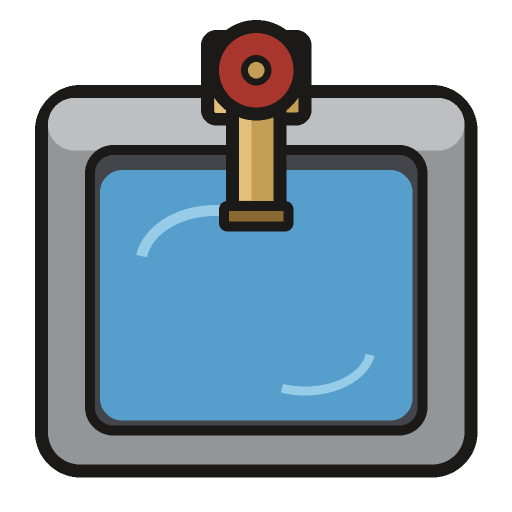
#> input picture drawings/BottleTap-large.png, 1024 x 1024 px (shown at 1/2 size)
$ python -i make_preview.py   (imports and definitions only)
#> lines starting #> are read from the running program, lines starting #| are printed output that depends on the picture
#> further down, picture is the input picture: PIL image 1024x1024 RGBA; mean R, G, B, A 65.9, 84.5, 96.4, 173.4
"""Make a mod's Workshop preview from a generated background: the house layout, with the name added by script, never generated.

    python scripts/art/make_preview.py BACKGROUND "Medical Equipment" "Oxygen and burn care for your hospital" OUT.png

The background is cropped to 16:9 from its centre and scaled to 640 x 360, Steam's usual preview size. The lower third is darkened
with a gradient and every letter has a thin dark edge, so the text reads on any picture; "D'thorga" sits small above the mod's name, and an optional line below it. The
fonts are Windows' Arial, rendered to pixels (agent default for the house layout, for the owner to change). Needs Pillow.
"""
import argparse
from pathlib import Path

from PIL import Image, ImageDraw, ImageFont

SIZE = (640, 360)
HOUSE = "D'thorga"
INK = (238, 236, 230, 255)
ACCENT = (214, 170, 92, 255)  # Brass, the house colour on the water tap and the hyperbaric door.
SUB_INK = (186, 196, 204, 255)
SHADE_FROM = 0.52  # Where the darkening starts, as a fraction of the height.
SHADE_MAX = 225
OUTLINE = (10, 12, 14, 255)  # A thin dark edge on every letter, so the text reads on a light background too (7 Nov 2026).
OUTLINE_WIDTH = 2


def font(names, size):
    for name in names:
        try:
            return ImageFont.truetype(name, size)
        except OSError:
            continue
    return ImageFont.load_default()


def cover(image, size=SIZE):
    """Crop to the target's shape from the centre, then scale: nothing is stretched."""
#> called with size = (640, 360)
    width, height = image.size
#> width = 1024; height = 1024
    target = size[0] / size[1]
    if width / height > target:
        new_width = round(height * target)
        left = (width - new_width) // 2
        image = image.crop((left, 0, left + new_width, height))
    else:
        new_height = round(width / target)
#> new_height = 576
        top = (height - new_height) // 2
#> top = 224
        image = image.crop((0, top, width, top + new_height))
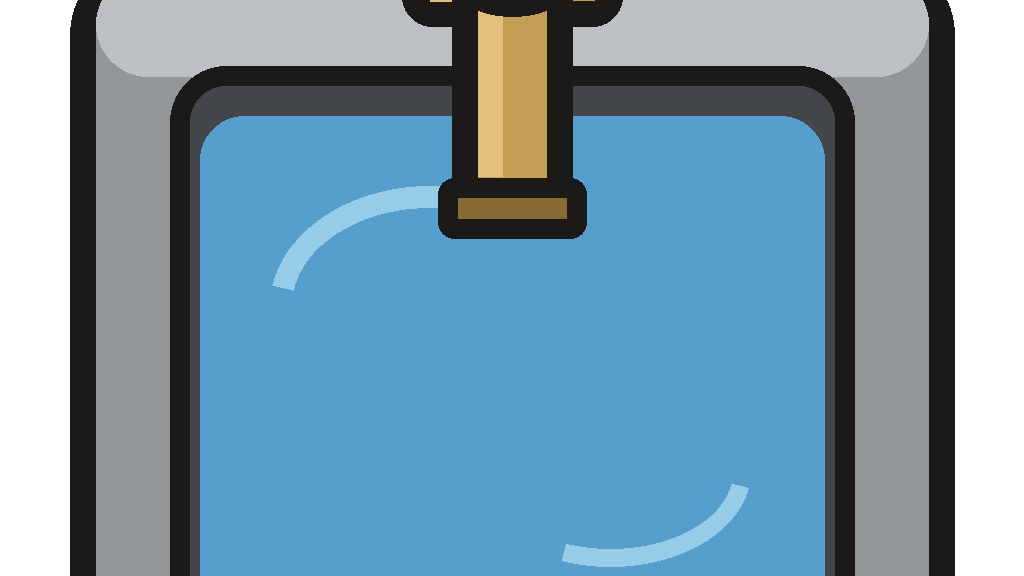
#> image: PIL image 1024x576 RGBA; mean R, G, B, A 84.7, 117.3, 136.9, 220.3; transparent parts drawn white
    return image.resize(size, Image.LANCZOS)


def shade(image):
    """Darken the lower part, from nothing at SHADE_FROM to SHADE_MAX at the bottom edge."""
    width, height = image.size
    overlay = Image.new('RGBA', image.size, (0, 0, 0, 0))
    draw = ImageDraw.Draw(overlay)
    start = int(height * SHADE_FROM)
    for y in range(start, height):
        draw.line((0, y, width, y), fill=(10, 12, 14, int(SHADE_MAX * (y - start) / max(1, height - start))))
    return Image.alpha_composite(image, overlay)


def make_preview(background, title, subtitle=''):
    image = shade(cover(background.convert('RGBA')))
    draw = ImageDraw.Draw(image)
    bold = ['arialbd.ttf', 'DejaVuSans-Bold.ttf']
    plain = ['arial.ttf', 'DejaVuSans.ttf']
    left, bottom = 28, SIZE[1] - 26
    if subtitle:
        draw.text((left, bottom), subtitle, font=font(plain, 20), fill=SUB_INK, anchor='ls', stroke_width=OUTLINE_WIDTH, stroke_fill=OUTLINE)
        bottom -= 34
    draw.text((left, bottom), title, font=font(bold, 42), fill=INK, anchor='ls', stroke_width=OUTLINE_WIDTH, stroke_fill=OUTLINE)
    draw.text((left + 2, bottom - 50), HOUSE, font=font(bold, 20), fill=ACCENT, anchor='ls', stroke_width=OUTLINE_WIDTH, stroke_fill=OUTLINE)
    return image.convert('RGB')


def main(argv=None):
    parser = argparse.ArgumentParser(description=__doc__.splitlines()[0])
    parser.add_argument('background')
    parser.add_argument('title')
    parser.add_argument('subtitle', nargs='?', default='')
    parser.add_argument('out')
    args = parser.parse_args(argv)
    preview = make_preview(Image.open(args.background), args.title, args.subtitle)
    Path(args.out).parent.mkdir(parents=True, exist_ok=True)
    preview.save(args.out, optimize=True)
    print(f'wrote {args.out}')
    return 0


# [2 lines not run here, left out]

>>> from PIL import Image
>>> picture = Image.open('../../drawings/BottleTap-large.png')
>>> result = cover(picture)

$ run again, on drawings/OxygenConcentrator-large.png
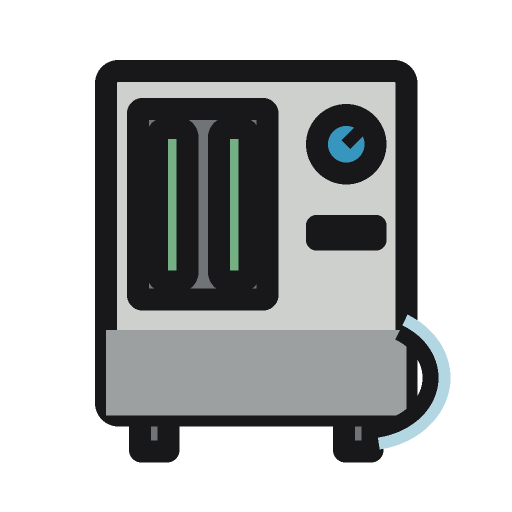
#> input picture drawings/OxygenConcentrator-large.png, 1024 x 1024 px (shown at 1/2 size)
#> picture is the input picture: PIL image 1024x1024 RGBA; mean R, G, B, A 47.3, 49.1, 49.2, 121
#> in cover, `image = image.crop((0, top, width, top + new_height))`:
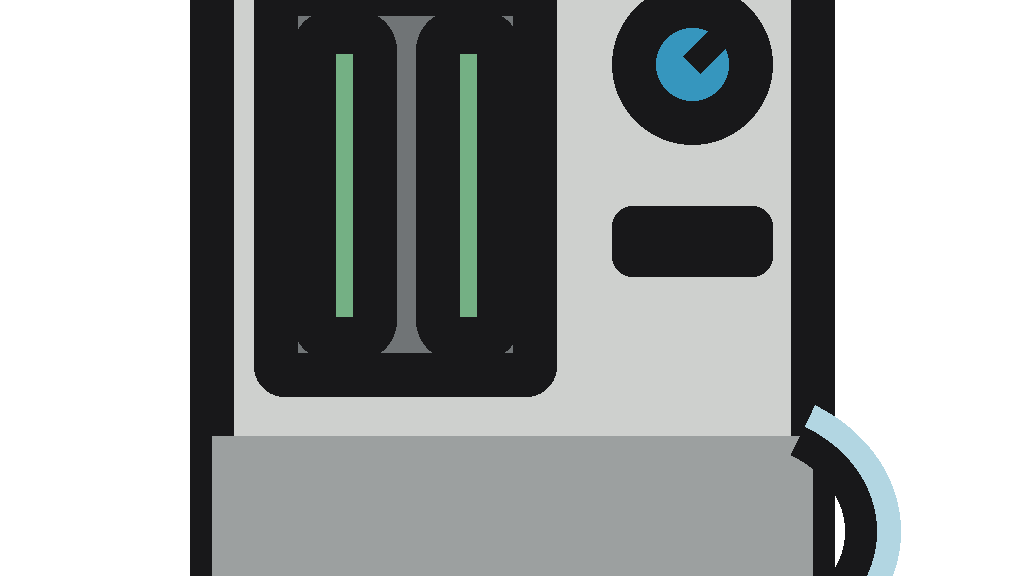
#> image: PIL image 1024x576 RGBA; mean R, G, B, A 66.6, 69.2, 69.2, 163.9; transparent parts drawn white
